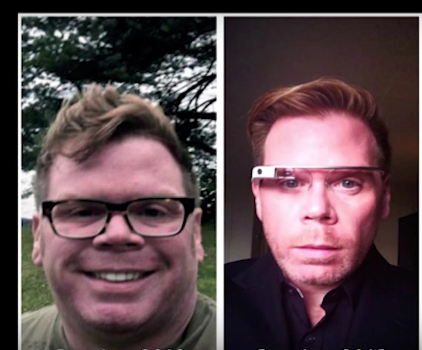
#> input picture P2/p2/images/face.png, 422 x 350 px
$ jupyter execute --allow-errors p2_ejercicios_impares.ipynb   (shell and % lines are left out)
#> lines starting #> are read from the running program, lines starting #| are printed output that depends on the picture
# Computer vision - Laboratory

[cell 1]
import numpy as np # useful for manipulating matrices
from skimage import * # useful for image loading and saving
from matplotlib import pyplot as plt # useful for plotting images on iPython or Jupyter Notebooks
from scipy.signal import convolve
from skimage.color import rgb2gray, rgba2rgb

==============================================================================================
## Practicum 2: Filtering and edge detection

==============================================================================================

The main topics are:
1. Image smoothing
2. Edge detection

In order to complete this practicum, the following concepts need to be understood: linear filters, histograms, convolutions, and edges.

The following chapters of the book "Computer Vision: Algorithms and Applications" by Richard Szeliski provide additional information:
* Chapter 3. Image processing: Point operators & linear filtering.
* Chapter 4. Feature detection and matching: Edges.

### 2.1 Image processing with different scales and filters

a) Read the image "face.png" and analyse its histogram. What is the histogram representing for an image?

- Visualize the R, G, and B channels of the image.

- Visualize the histogram of a color image with the following characteristics:

    - Obtain the histogram with 8, 32, 64 and 256 bins.

    - Visualize the histogram of each channel and the gray level image and compare them. Comment their difference (see image bellow as an example of histogram extraction).

Note: What type should be the image in order to compute the histogram? check using different bins for the histogram.

Hint : the `exposure` module within the `skimage` library makes the histogram extraction easy!

Help: [matplotlib image tutorial](https://matplotlib.org/users/image_tutorial.html)

[cell 2]
face = io.imread("images/face.png")
#> face is the input picture: shape (350, 422, 4); mean R, G, B, A 91.9, 72.2, 76.7, 255
face_gray = rgb2gray(np.copy(face))
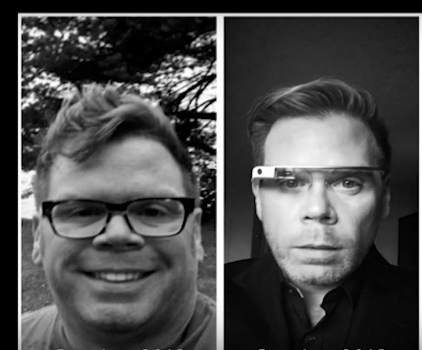
#> face_gray: shape (350, 422) float64; min 0, max 1, mean 0.301
face_R = face[:, :, 0]
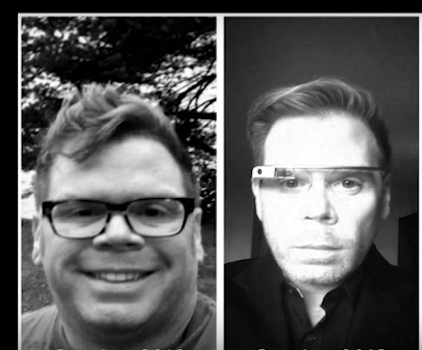
#> face_R: shape (350, 422); min 0, max 255, mean 91.9
face_G = face[:, :, 1]
face_B = face[:, :, 2]
fig, axs = plt.subplots(1,3)
fig.set_size_inches(10,10)
axs[0].imshow(face_R, cmap='gray')
axs[0].set_title("Red channel")
axs[1].imshow(face_G, cmap='gray')
axs[1].set_title("Green channel")
axs[2].imshow(face_B, cmap='gray')
axs[2].set_title("Blue channel")
plt.show()
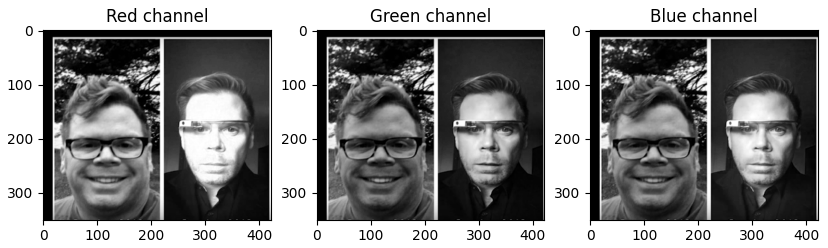
#> figure drawn by matplotlib, 3 panels

[cell 3]
def plot_RGBgray_histogram(img, nbins, width = 0.15):

    hist_gray, _ = exposure.histogram(img_as_float(rgb2gray(np.copy(img))), nbins)
    hist_R, _ = exposure.histogram(img_as_float(img[:, :, 0]), nbins)
    hist_G, _ = exposure.histogram(img_as_float(img[:, :, 1]), nbins)
    hist_B, _ = exposure.histogram(img_as_float(img[:, :, 2]), nbins)

    index = np.arange(nbins)

    rects_gray = plt.bar(index, hist_gray, width, color='y',label='Gray')
    rects_R = plt.bar(index + width, hist_R, width, color='r',label='Red channel')
    rects_G = plt.bar(index + 2*width, hist_G, width, color='g',label='Green channel')
    rects_B = plt.bar(index + 3*width, hist_B, width, color='b',label='Blue channel')

    plt.legend()
    plt.tight_layout()
    plt.title("Histogram with " + str(nbins) + " nbins")
    plt.show()

face = io.imread("images/face.png")
#> (the rest of this cell did not finish here and is left out)

b) Read the image `face.png` (a) and convolve it with a horizontal mask `mask_h1d=[1,1,1,1,1,1,1,1,1,1,1,1,1,1,1]`(b). Later, substract the obtained image to the original one and save the new image (c).

***To make your code legible, the resulted images should be shown in a 3x1 plot, with the following titles: a) 'Original image', b) 'Convolved image' and c) 'Difference with the original image'***

Hint: the `convolve` command belongs to the library `ndimage` of `scipy`.

- Observe and comment how the ***type*** and the ***range of values (max & min)*** changed when different operations have been applied on the image.

- Plot the different images ((a)original image, (b)intermediate and (c)final) on a figure with multiple images. Put titles on the image plots to explain what each image represents. Is the type of the mask important for the convolution? How is the image changed after the convolution? You need to repeat several times the convolution. Moreover, you need to also use bigger masks in order to observe better the effect of it. Present at least 5 experiments commenting the results obtained and their differences.

Note: Remember that `matplotlib.pyplot` automatically rescales the values of the image before displaying them. Visualize with and without values range rescaling.

Note: The command `convolve` performs a multidimensional convolution! A vector should be represented as: [[1,...1]].

[cell 4]
face = rgb2gray(io.imread("images/face.png"))
mask_h1d = [[1,1,1,1,1,1,1,1,1,1,1,1,1,1,1]]

def convolve_image_mask(img, mask):

    convolved = convolve(np.copy(img), mask)
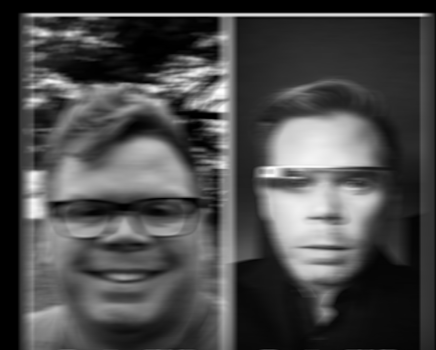
#> convolved: shape (350, 436) float64; min -4.11e-15, max 14.94, mean 4.37; drawn with min black and max white
    difference = np.copy(img) - convolved[:img.shape[0], :img.shape[1]]
    print(difference.dtype)
#| float64

    fig, axs = plt.subplots(1,3)
    fig.set_size_inches(10,10)
    axs[0].imshow(img, cmap='gray')
    axs[0].set_title("Original image")
    axs[1].imshow(convolved, cmap='gray')
    axs[1].set_title("Convolved image")
    axs[2].imshow(difference, cmap='gray')
    axs[2].set_title("Difference with the original image")
    plt.show()

    return convolved, difference
# FALTAN 5 EXPERIMENTOS MÁS Y COMENTARLOS
_, difference = convolve_image_mask(face, mask_h1d)
io.imsave("diff.png", np.interp(difference, (difference.min(), difference.max()), (-1, +1)))

c) Convolve the image with a vertical one-dimensional mask. Compute and visualize the 3 images (a,b,c).

- Extract the image's histograms and visualize them.

- Compare the results with those of the previous exercise.

[cell 5]
face = rgb2gray(io.imread("images/face.png"))
mask_h1d = np.transpose([[1,1,1,1,1,1,1,1,1,1,1,1,1,1,1]])

_, _ = convolve_image_mask(face, mask_h1d)
#> in convolve_image_mask (call 2), `convolved = convolve(np.copy(img), mask)`:
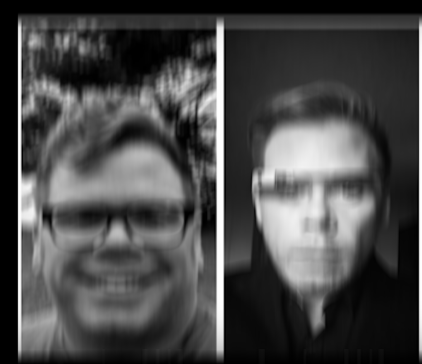
#> convolved: shape (364, 422) float64; min -3.64e-15, max 15, mean 4.34; drawn with min black and max white
#> in convolve_image_mask (call 2), `difference = np.copy(img) - convolved[:img.shape[0], :img.shape[1]]`:
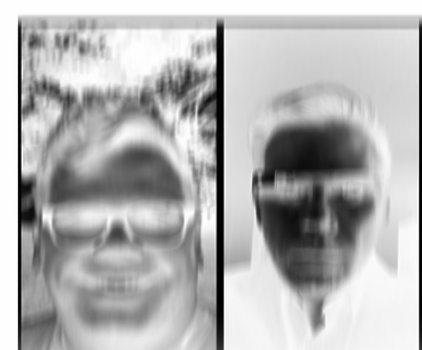
#> difference: shape (350, 422) float64; min -14, max 3.64e-15, mean -4.17; drawn with min black and max white
#| float64

d) Convolve the original image with a uniform `two-dimensional` mask of dimensions 15x15 and with all values set to 1. Compute and visualize the 3 images (a,b,c).

- Extract the image's histograms and visualize them.

- Compare the results with those of the previous exercise.

[cell 6]
face = rgb2gray(io.imread("images/face.png"))
mask_h2d = np.ones((15,15))

_, _ = convolve_image_mask(face, mask_h2d)
#> in convolve_image_mask (call 3), `convolved = convolve(np.copy(img), mask)`:
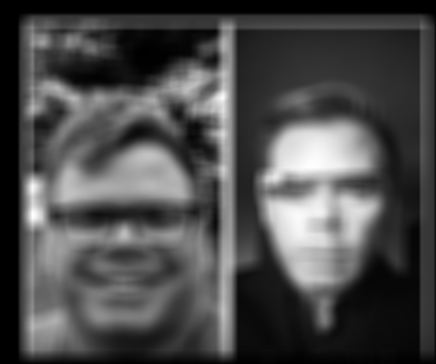
#> convolved: shape (364, 436) float64; min -4.97e-14, max 212.4, mean 63; drawn with min black and max white
#> in convolve_image_mask (call 3), `difference = np.copy(img) - convolved[:img.shape[0], :img.shape[1]]`:
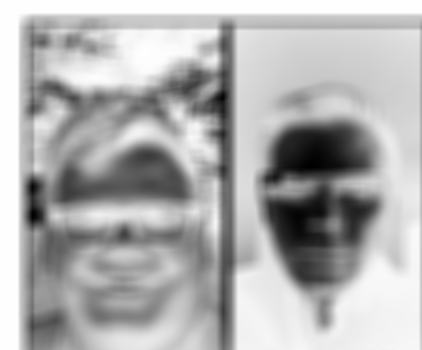
#> difference: shape (350, 422) float64; min -211.4, max 4.97e-14, mean -65.27; drawn with min black and max white
#| float64

e) Can we convolve a color image?

Implement a 3-channel filter, apply it, visualize the 3 images (a, b and c) and comment the results obtained.

Which is the result obtained when applying a single-channel filter channel by channel separately? Visualize again the three images (original, convolved and difference) and compare the results.

[cell 7]
face = io.imread("images/face.png")
mask_h2d = np.ones((15,15,3))
convolved = convolve(np.copy(face), mask_h2d)
difference = np.copy(face) - convolved[:face.shape[0], :face.shape[1], :face.shape[2]]
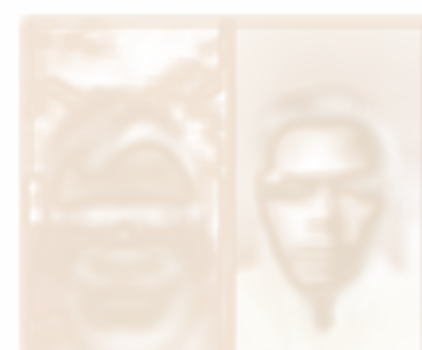
#> difference: shape (350, 422, 4) float64; mean R, G, B, A -20002.2, -35740.8, -52455.4, -87477.8; transparent parts drawn white

fig, axs = plt.subplots(1,3)
fig.set_size_inches(10,10)
axs[0].imshow(face, cmap='gray')
axs[0].set_title("Original image")
axs[1].imshow(convolved[:, :, :3], cmap='gray')
axs[1].set_title("Convolved image")
axs[2].imshow(difference, cmap='gray')
axs[2].set_title("Difference with the original image")
plt.show()
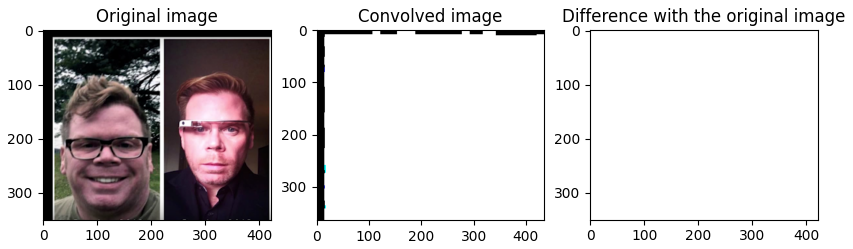
#> figure drawn by matplotlib, 3 panels

$ run again, with P2/p2/images/peppers.png copied over P2/p2/images/face.png
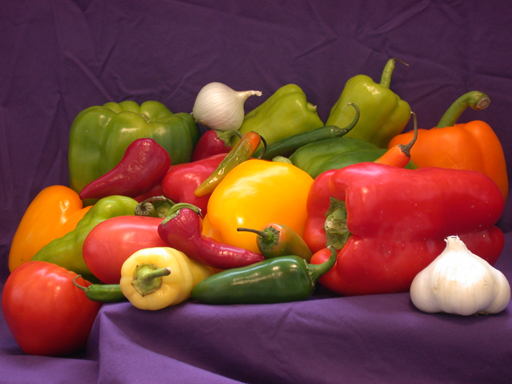
#> input picture P2/p2/images/peppers.png, 512 x 384 px
#> face is the input picture: shape (384, 512, 3); mean R, G, B 120.8, 66.4, 57.6
#| float64
#> convolved: shape (398, 512) float64
#| float64
#> convolved: shape (398, 526) float64
#| float64
#> `difference = np.copy(face) - convolved[:face.shape[0], :face.shape[1],..`:
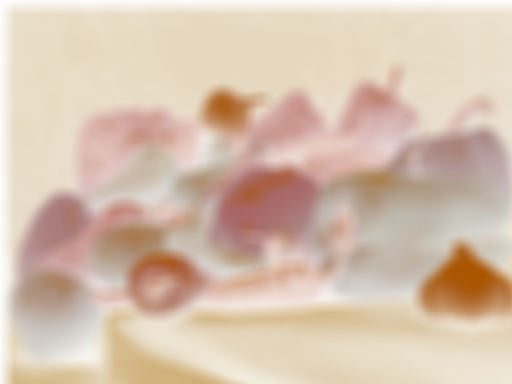
#> difference: shape (384, 512, 3) float64; mean R, G, B -26450.2, -41102.4, -53486.2; drawn with min black and max white
#> `plt.show()`:
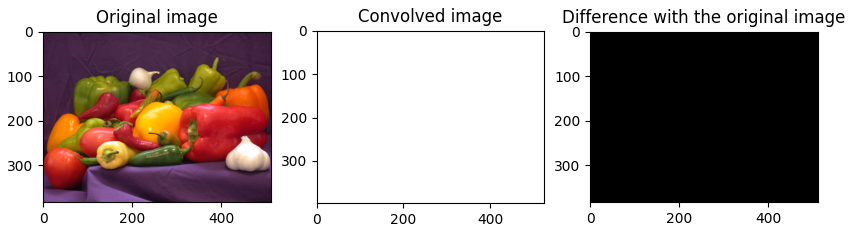
#> figure drawn by matplotlib, 3 panels

$ run again, with P2/p2/images/street.png copied over P2/p2/images/face.png
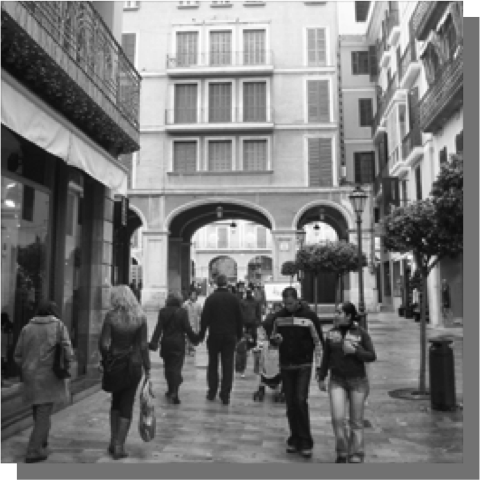
#> input picture P2/p2/images/street.png, 480 x 480 px
#> face is the input picture: shape (480, 480, 4); mean R, G, B, A 112.4, 112.4, 112.4, 247.5
#| float64
#> convolved: shape (494, 480) float64
#| float64
#> convolved: shape (494, 494) float64
#| float64
#> `plt.show()`:
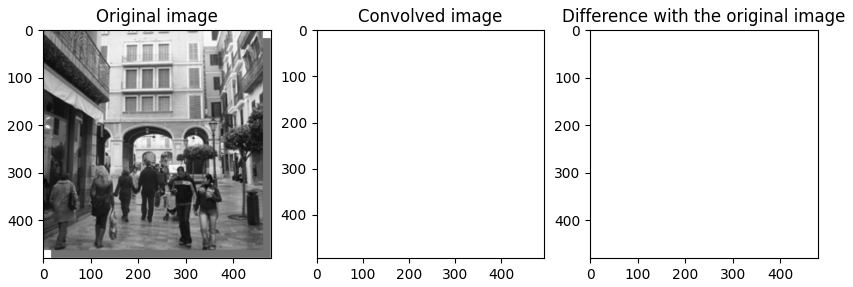
#> figure drawn by matplotlib, 3 panels
